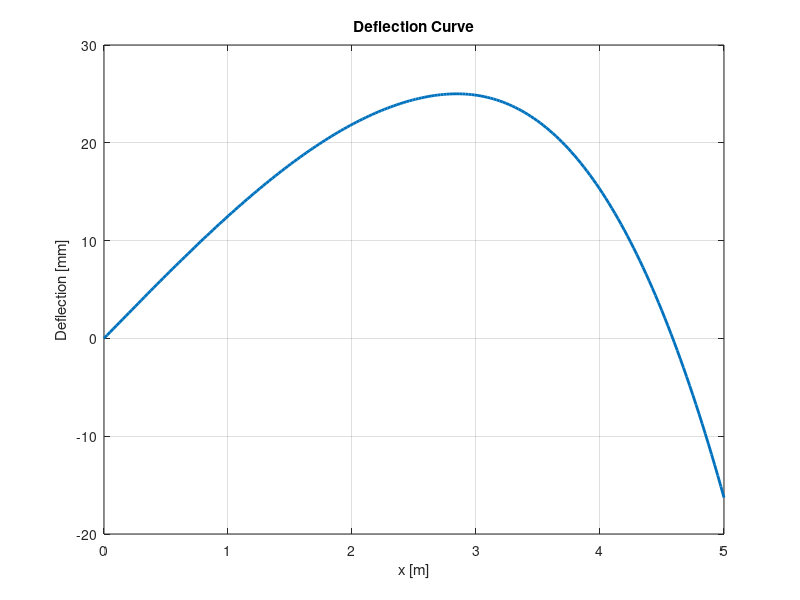
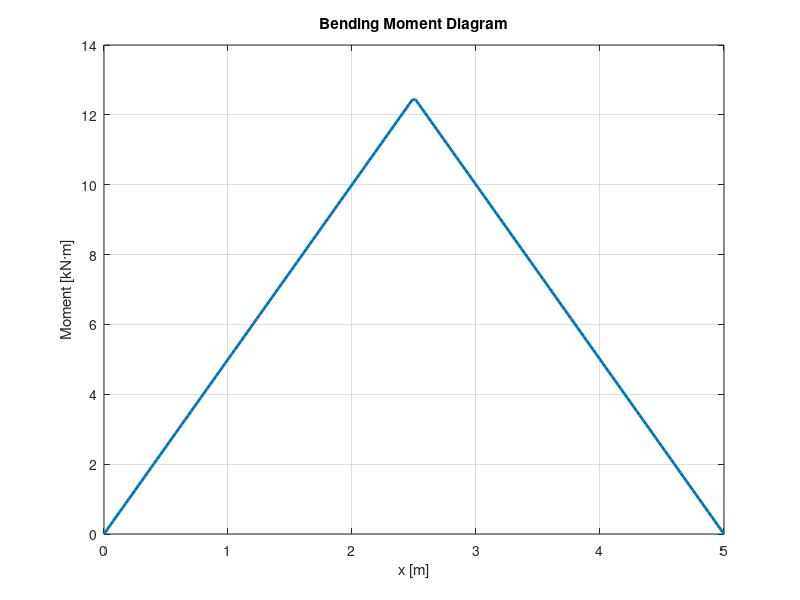
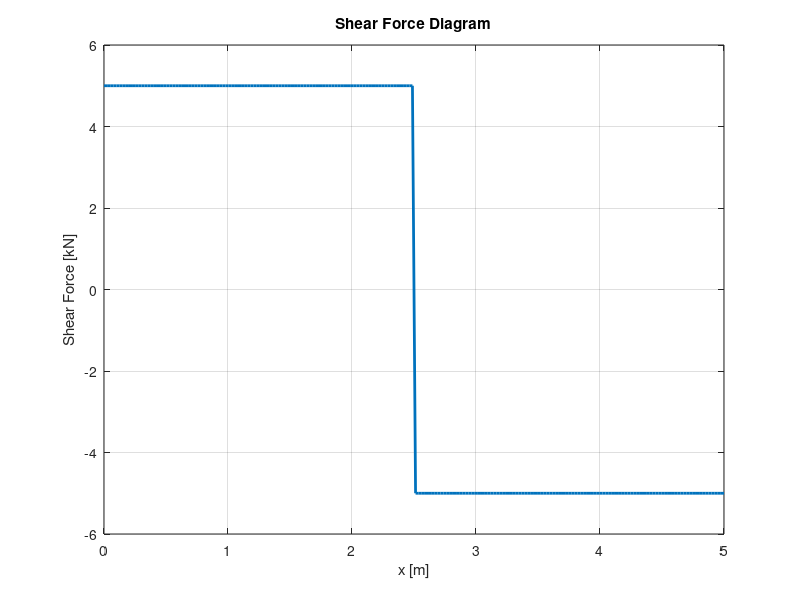

Reproduce these figures in MATLAB, in order.
%% Beam Deflection Calculator
% Author:    Syed Arsalan Gul
% Date:      19/08/2025
% About:     This script calculates deflection, shear force, and bending moment
%            diagrams for beams with different boundary conditions and load cases.

%% ------------------ INPUT SECTION ------------------
Beam.L     = 5;            % Beam Length [m]
Beam.E     = 200e9;        % Young's Modulus [Pa]
Beam.I     = 8e-6;         % Second Moment of Area [m^4]

Beam.support  = 'simply';  % Options: 'cantilever', 'simply', 'fixedfixed'
Beam.loadType = 'point';   % Options: 'point', 'udl'

% Point Load Parameters
Beam.P = 10e3;             % Load Magnitude [N]
Beam.a = 2.5;              % Distance from left end [m]

% UDL Parameters
Beam.w = 5e3;              % UDL intensity [N/m]

%% ------------ COMPUTATIONAL ANALYSIS --------------
n = 200;                                % Discretization pointsMaximum Deflection	1.6276
x = linspace(0, Beam.L, n);

% Initialize
y = zeros(size(x));
M = zeros(size(x));
V = zeros(size(x));

switch lower(Beam.loadType)
    case 'point'
        switch lower(Beam.support)
            case 'cantilever'
                % Deflection due to point load at a distance 'a'
                y = -(Beam.P * x.^2 / (6*Beam.E*Beam.I)) .* (3*Beam.a - x) .* (x<=Beam.a) ...
                    - (Beam.P * Beam.a^2 / (6*Beam.E*Beam.I)) .* (3*x - Beam.a) .* (x>Beam.a);
                M = -(Beam.P * (Beam.a - x)) .* (x<=Beam.a);
                V = -Beam.P * (x<=Beam.a);

            case 'simply'
                % Reaction forces
                R1 = Beam.P * (Beam.L - Beam.a) / Beam.L;
                R2 = Beam.P * Beam.a / Beam.L;

                % Moment and shear
                M = R1 .* x - Beam.P .* max(0, x - Beam.a);
                V = R1 - Beam.P .* (x >= Beam.a);

                % Deflection (approx)
                y = (R1 .* x .* (Beam.L.^2 - x.^2) / (6*Beam.E*Beam.I)) ...
                    - (Beam.P .* max(0, x-Beam.a).^3 / (6*Beam.E*Beam.I));

            case 'fixedfixed'
                if abs(Beam.a - Beam.L/2) > 1e-6
                    error('Fixed–fixed + off-center point load requires FEM (not included here).');
                end
                y = -(Beam.P * x .* (Beam.L^3 - 2*Beam.L*x.^2 + x.^3)) / (48*Beam.E*Beam.I);
                M = Beam.P*Beam.L/8 * (1 - 2*x/Beam.L);
                V = [repmat(Beam.P/2,1,ceil(n/2)) repmat(-Beam.P/2,1,floor(n/2))];
        end

    case 'udl'
        switch lower(Beam.support)
            case 'cantilever'
                y = -(Beam.w * x.^2 / (24*Beam.E*Beam.I)) .* (6*Beam.L^2 - 4*Beam.L*x + x.^2);
                M = -Beam.w/2 .* (Beam.L - x).^2;
                V = -Beam.w * (Beam.L - x);

            case 'simply'
                R = Beam.w*Beam.L/2;
                M = R.*x - (Beam.w.*x.^2)/2;
                V = R - Beam.w.*x;
                y = (Beam.w .* x .* (Beam.L^3 - 2*Beam.L*x.^2 + x.^3)) / (24*Beam.E*Beam.I);

            case 'fixedfixed'
                y = -(Beam.w * x .* (Beam.L^3 - 2*Beam.L*x.^2 + x.^3)) / (24*Beam.E*Beam.I);
                M = Beam.w*Beam.L^2/12 * (1 - 6*(x/Beam.L).*(1-x/Beam.L));
                V = gradient(M, x(2)-x(1));
        end
end

%% ---------------- OUTPUT SECTION ------------------
fprintf('>> Beam Deflection Calculator Results:\n');
fprintf('--------------------------------------\n');
fprintf('Beam Length             : %.2f m\n', Beam.L);
fprintf('Support Type            : %s\n', Beam.support);
fprintf('Load Type               : %s\n\n', Beam.loadType);

fprintf('--- MAX RESULTS ---\n');
fprintf('Maximum Deflection      : %.3f mm\n', min(y)*1e3);
fprintf('Maximum Moment          : %.2f kN·m\n', max(abs(M))/1e3);
fprintf('Maximum Shear           : %.2f kN\n', max(abs(V))/1e3);
fprintf('--------------------------------------\n\n');

%% ---------------- PLOTTING SECTION ------------------
figure;
plot(x, y*1e3, 'LineWidth', 2);
xlabel('x [m]'); ylabel('Deflection [mm]');
title('Deflection Curve'); grid on;

figure;
plot(x, M/1e3, 'LineWidth', 2);
xlabel('x [m]'); ylabel('Moment [kN·m]');
title('Bending Moment Diagram'); grid on;

figure;
plot(x, V/1e3, 'LineWidth', 2);
xlabel('x [m]'); ylabel('Shear Force [kN]');
title('Shear Force Diagram'); grid on;

%% ---------------- SAVE RESULTS ------------------
save('Beam_Deflection_Calculator', 'Beam', 'x', 'y', 'M', 'V');